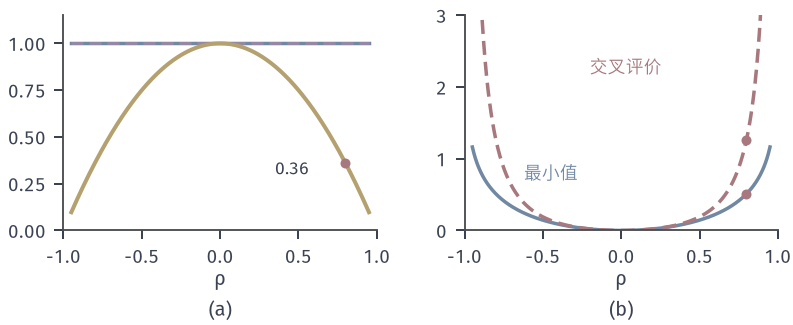

Generate this figure with Python:
from pathlib import Path
import sys
HERE = Path(__file__).resolve().parent
sys.path.insert(0, str(HERE.parent/'dapx-common'))
from common import *
# Target N(0,[[1,rho],[rho,1]]), independent Gaussian candidates.
# (a) marginal variance of each optimum: D(Q||Pi) gives 1-rho^2 (yellow); D(Pi||Q) gives 1 (purple dashed) = target (blue).
# (b) minimum value of either objective, -0.5 ln(1-rho^2) (blue), and the cross value: the D(Q||Pi)-optimum
#     evaluated by D(Pi||Q), equal to the D(Pi||Q)-optimum evaluated by D(Q||Pi): 0.5(2rho^2/(1-rho^2)+ln(1-rho^2)) (red).
r = np.linspace(-.95, .95, 400)
fig, axs = figure(width_mm=112, height_mm=46, ncols=2)
panel(fig, left=.08, right=.98, top=.95, bottom=.29, wspace=.28)
ax = axs[0]
ax.plot(r, np.ones_like(r), color=BLUE, lw=1.4)
ax.plot(r, np.ones_like(r), color=PURPLE, lw=1.2, ls=DASH)
ax.plot(r, 1-r*r, color=YELLOW, lw=1.6)
dot(ax, RHO, 1-RHO**2, RED, ms=4)
lab(ax, .35, .3, '0.36', INK, fontsize=7)
ax.set_xlim(-1, 1); ax.set_ylim(0, 1.15); axlab(ax, r'$\rho$', None)
ax = axs[1]
mn = -0.5*np.log(1-r*r); cr = 0.5*(2*r*r/(1-r*r)+np.log(1-r*r))
ax.plot(r, mn, color=BLUE, lw=1.4); ax.plot(r, cr, color=RED, lw=1.4, ls=DASH)
for v in (-0.5*math.log(1-RHO**2), 0.5*(2*RHO**2/(1-RHO**2)+math.log(1-RHO**2))):
    dot(ax, RHO, v, RED, ms=4)
lab(ax, -.62, .72, '最小值', BLUE, fontsize=7); lab(ax, -.2, 2.2, '交叉评价', RED, fontsize=7)
ax.set_xlim(-1, 1); ax.set_ylim(0, 3); axlab(ax, r'$\rho$', None)
tags(fig, axs)
save(fig, HERE, 'figure', {'rho': RHO, 'min': -0.5*math.log(1-RHO**2), 'cross': 0.5*(2*RHO**2/(1-RHO**2)+math.log(1-RHO**2))})
